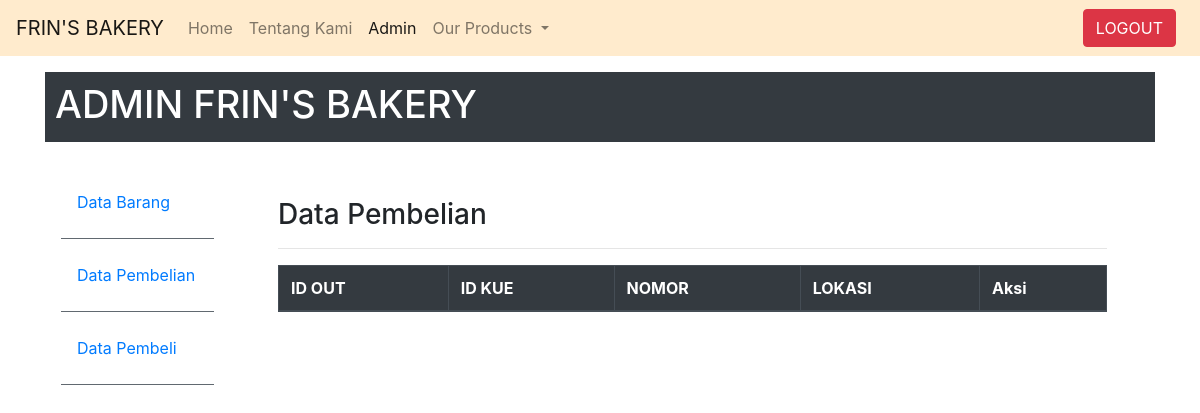
The page /tampilan_transaksi.php on the database as committed earlier.
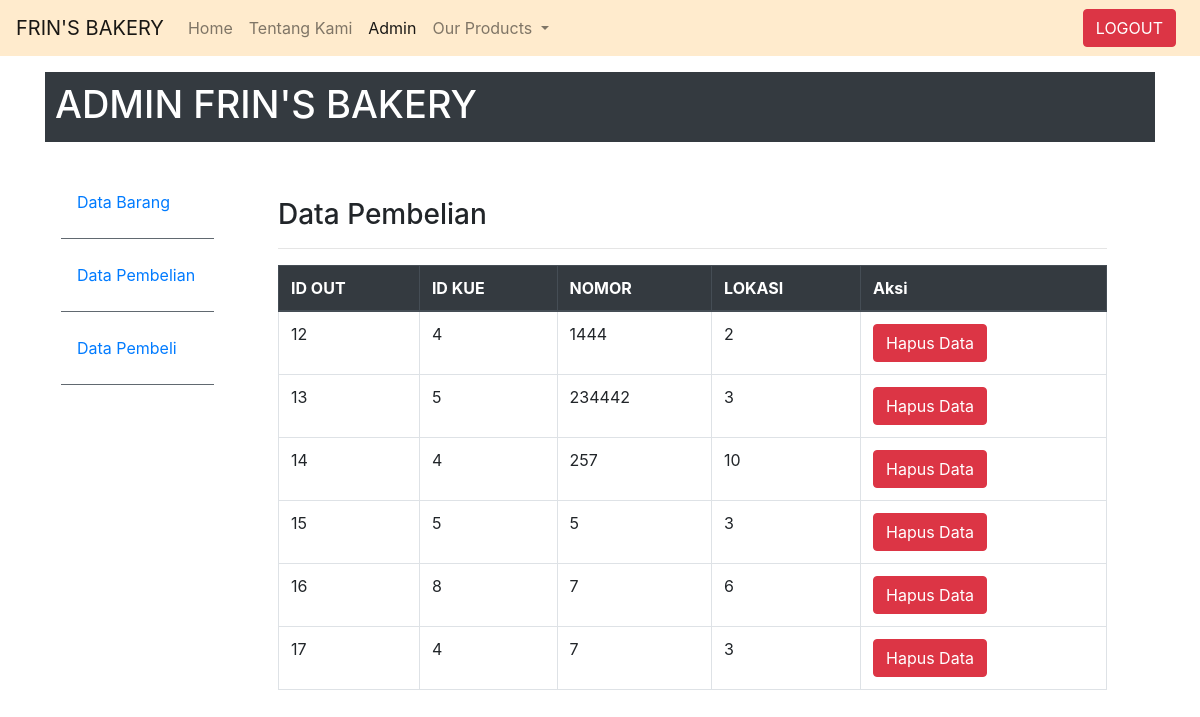
The same page on the database as committed later.
### tables this page shows
CREATE TABLE `tb_out` (
  `id_out` int(11) NOT NULL,
  `id_kue` int(11) NOT NULL,
  `nomor` varchar(32) NOT NULL,
  `jumlah` double NOT NULL
);

### tampilan_transaksi.php (the view, shortened to what this page needs)
<html>
<head>
    <link rel="stylesheet" href="https://stackpath.bootstrapcdn.com/bootstrap/4.4.1/css/bootstrap.min.css">
</head>
<body>
    <nav class="navbar navbar-expand-lg navbar-light fixed-top" style="background-color: blanchedalmond;">
        <a class="navbar-brand" href="#">FRIN'S BAKERY</a>
        <div class="collapse navbar-collapse" id="navbarNav">
          <ul class="navbar-nav">
            <li class="nav-item ">
              <a class="nav-link" href="#">Home <span class="sr-only">(current)</span></a>
            </li>
            <li class="nav-item">
              <a class="nav-link" href="#">Tentang Kami</a>
            <li class="nav-item active">
                <a class="nav-link" href="login.php">Admin</a>
              <li class="nav-item dropdown">
                <a class="nav-link dropdown-toggle" href="#tentangkami" id="navbarDropdownMenuLink" role="button" data-toggle="dropdown" aria-haspopup="true" aria-expanded="false">
                  Our Products
                </a>
              </li>
          </ul>
        </div>
        <div class="collapse navbar-collapse justify-content-end" id="navbarNavAltMarkup">
            <ul class="navbar-nav">
              <li class="nav-item active">
                <a href="index.html" class="btn btn-danger  mr-sm-2">LOGOUT</a>
              </li>
            </ul>
          </div>
      </nav>
<br>
<br>
<br>
    <div class="container mg-4">
    <h4 class="bg-dark text-white" style="height: 70px ; padding: 10px ;font-size: 38px">ADMIN FRIN'S BAKERY</h4>
    <div class="row no-gutters">
        <div class="col-md-2 mt-2 pr-3 pt-4">
            <ul class="nav flex-column ml-3 mb-5">
                <li class="nav-item">
                  <a class="nav-link active" href="stok.php">Data Barang</a><hr class="bg-secondary">
                </li>
                <li class="nav-item">
                  <a class="nav-link" href="tampilantransaksi.php">Data Pembelian</a><hr class="bg-secondary">
                </li>
                <li class="nav-item">
                  <a class="nav-link" href="data_pembeli.php">Data Pembeli</a><hr class="bg-secondary">
                </li>
              </ul>
        </div>
        <div class="col-md-10 p-5 pt-2">
            <h3>Data Pembelian</h3><hr>
            <table class="table table-bordered"width="530" border="1">
            <thead class="thead-dark">
            <tr>
                <th scope="col">ID OUT</th>
                <th scope="col">ID KUE</th>
                <th scope="col">NOMOR</th>
                <th scope="col">LOKASI</th>
                <th colspan="3" scope="col">Aksi</th>
            </tr>
        </thead>
        <tbody>
            <?php
           include "koneksistok.php";
           $query = "SELECT * FROM tb_out";
           $sql = mysqli_query($connect, $query);
           while($data = mysqli_fetch_array($sql)){
               echo "<tr>";
               echo"<td>".$data['id_out']."</td>";
               echo"<td>".$data['id_kue']."</td>";
               echo"<td>".$data['nomor']."</td>";
               echo"<td>".$data['jumlah']."</td>";
               echo"<td><a href='delete_data.php?id_out".$data['id_out']."'class='btn btn-danger' onclick='return confirm(\"Apakah anda yakin ingin menghapus data?\")'>Hapus Data</a></td>";
               echo "</tr>";
}
?>
        </tbody>
    </table>
    </div>
</body>
</html>

Rows that differ between the two databases and show on the page:
added tb_out: id_out "12", id_kue "4", nomor "1444", jumlah "2"
added tb_out: id_out "13", id_kue "5", nomor "234442", jumlah "3"
added tb_out: id_out "14", id_kue "4", nomor "257", jumlah "10"
added tb_out: id_out "15", id_kue "5", nomor "5", jumlah "3"
added tb_out: id_out "16", id_kue "8", nomor "7", jumlah "6"
added tb_out: id_out "17", id_kue "4", nomor "7", jumlah "3"
